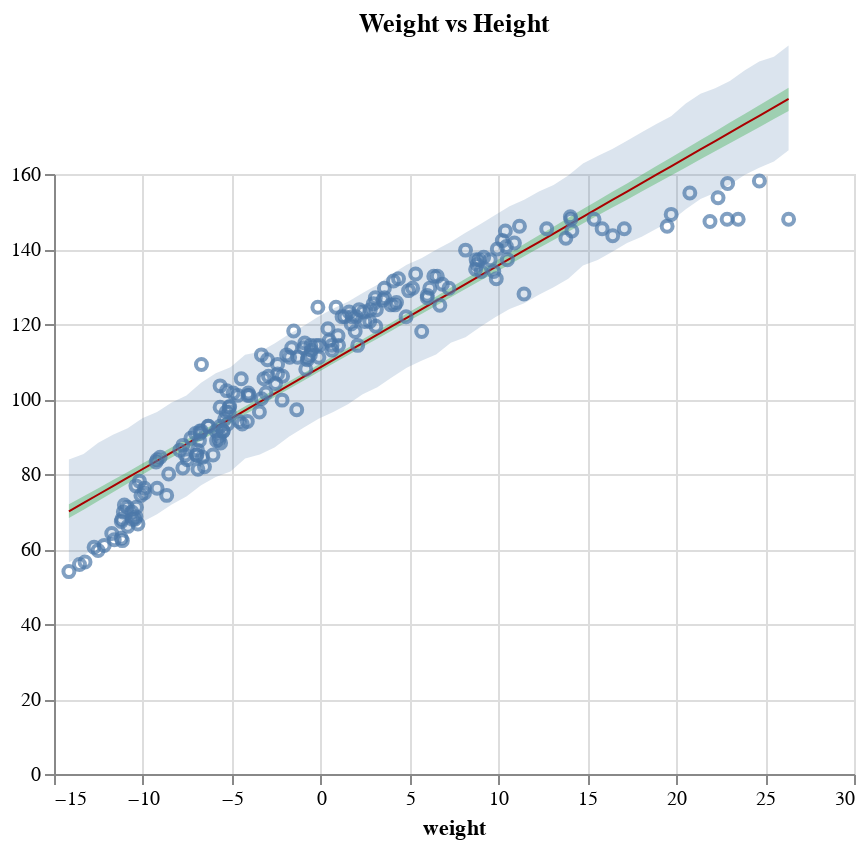

Write notebook code for a chart like this one.
### Code cell
compatibility_band = (
    alt.Chart(df)
    .encode(alt.X("weight"))
    .mark_area(opacity=0.3, color="#00AA00")
    .encode(alt.Y("mu_high", axis=alt.Axis(title=None)), alt.Y2("mu_low"))
)

prediction_band = (
    alt.Chart(df)
    .encode(alt.X("weight"))
    .mark_area(opacity=0.2)
    .encode(alt.Y("h_high"), alt.Y2("h_low"))
)

map_line = (
    alt.Chart(df)
    .mark_line(color="#AA0000", strokeWidth=1)
    .encode(x="weight", y="h_map")
)

# alt.layer(compatibility_band, prediction_band, data_chart)
compatibility_band + prediction_band + map_line + data_chart

### Figure 1 — Vega-Lite specification as saved in the notebook (floating-point values rounded to 4 significant figures; data arrays with more than 128 entries replaced by an {"elided": "..."} marker saying what was removed)
{"$schema": "https://vega.github.io/schema/vega-lite/v4.17.0.json", "config": {"view": {"continuousHeight": 300, "continuousWidth": 400}}, "data": {"name": "data-1e48824a9a5606d41b6b0671e4642d7a"}, "datasets": {"data-1e48824a9a5606d41b6b0671e4642d7a": [{"h_high": 83.85, "h_low": 56.45, "h_map": 70.05, "mu_high": 71.96, "mu_low": 68.26, "weight": -14.16}, {"h_high": 85.34, "h_low": 58.27, "h_map": 72.29, "mu_high": 74.05, "mu_low": 70.49, "weight": -13.34}, {"h_high": 88.37, "h_low": 60.96, "h_map": 74.53, "mu_high": 76.21, "mu_low": 72.81, "weight": -12.51}, {"h_high": 90.46, "h_low": 63.16, "h_map": 76.78, "mu_high": 78.37, "mu_low": 75.12, "weight": -11.68}, {"h_high": 92.23, "h_low": 64.33, "h_map": 79.02, "mu_high": 80.56, "mu_low": 77.46, "weight": -10.86}, {"h_high": 94.88, "h_low": 67.2, "h_map": 81.27, "mu_high": 82.78, "mu_low": 79.82, "weight": -10.03}, {"h_high": 96.55, "h_low": 69.24, "h_map": 83.51, "mu_high": 84.94, "mu_low": 82.11, "weight": -9.205}, {"h_high": 99.09, "h_low": 71.85, "h_map": 85.75, "mu_high": 87.1, "mu_low": 84.39, "weight": -8.378}, {"h_high": 100.9, "h_low": 74.01, "h_map": 88.0, "mu_high": 89.22, "mu_low": 86.62, "weight": -7.552}, {"h_high": 104.3, "h_low": 76.98, "h_map": 90.24, "mu_high": 91.4, "mu_low": 88.91, "weight": -6.726}, {"h_high": 106.9, "h_low": 79.19, "h_map": 92.49, "mu_high": 93.63, "mu_low": 91.25, "weight": -5.9}, {"h_high": 108.5, "h_low": 80.66, "h_map": 94.73, "mu_high": 95.8, "mu_low": 93.51, "weight": -5.074}, {"h_high": 111.8, "h_low": 84.1, "h_map": 96.97, "mu_high": 98.08, "mu_low": 95.86, "weight": -4.248}, {"h_high": 112.6, "h_low": 85.18, "h_map": 99.22, "mu_high": 100.3, "mu_low": 98.15, "weight": -3.421}, {"h_high": 114.8, "h_low": 87.07, "h_map": 101.5, "mu_high": 102.5, "mu_low": 100.4, "weight": -2.595}, {"h_high": 117.4, "h_low": 89.99, "h_map": 103.7, "mu_high": 104.8, "mu_low": 102.7, "weight": -1.769}, {"h_high": 119.5, "h_low": 92.39, "h_map": 106.0, "mu_high": 107.0, "mu_low": 105.0, "weight": -0.9428}, {"h_high": 122.0, "h_low": 94.72, "h_map": 108.2, "mu_high": 109.2, "mu_low": 107.2, "weight": -0.1166}, {"h_high": 124.2, "h_low": 96.54, "h_map": 110.4, "mu_high": 111.5, "mu_low": 109.5, "weight": 0.7096}, {"h_high": 125.9, "h_low": 98.61, "h_map": 112.7, "mu_high": 113.7, "mu_low": 111.7, "weight": 1.536}, {"h_high": 128.2, "h_low": 101.3, "h_map": 114.9, "mu_high": 116.0, "mu_low": 113.9, "weight": 2.362}, {"h_high": 130.4, "h_low": 103.1, "h_map": 117.2, "mu_high": 118.2, "mu_low": 116.1, "weight": 3.188}, {"h_high": 133.4, "h_low": 105.8, "h_map": 119.4, "mu_high": 120.5, "mu_low": 118.3, "weight": 4.014}, {"h_high": 135.8, "h_low": 108.3, "h_map": 121.7, "mu_high": 122.8, "mu_low": 120.5, "weight": 4.84}, {"h_high": 137.6, "h_low": 110.2, "h_map": 123.9, "mu_high": 125.1, "mu_low": 122.7, "weight": 5.667}, {"h_high": 139.8, "h_low": 111.8, "h_map": 126.1, "mu_high": 127.4, "mu_low": 124.9, "weight": 6.493}, {"h_high": 141.9, "h_low": 115.0, "h_map": 128.4, "mu_high": 129.7, "mu_low": 127.1, "weight": 7.319}, {"h_high": 144.4, "h_low": 116.5, "h_map": 130.6, "mu_high": 132.1, "mu_low": 129.3, "weight": 8.145}, {"h_high": 146.6, "h_low": 119.2, "h_map": 132.9, "mu_high": 134.3, "mu_low": 131.5, "weight": 8.971}, {"h_high": 149.0, "h_low": 121.7, "h_map": 135.1, "mu_high": 136.6, "mu_low": 133.7, "weight": 9.798}, {"h_high": 151.4, "h_low": 124.0, "h_map": 137.4, "mu_high": 139.0, "mu_low": 135.9, "weight": 10.62}, {"h_high": 153.1, "h_low": 125.5, "h_map": 139.6, "mu_high": 141.3, "mu_low": 138.1, "weight": 11.45}, {"h_high": 155.3, "h_low": 127.8, "h_map": 141.9, "mu_high": 143.6, "mu_low": 140.2, "weight": 12.28}, {"h_high": 157.0, "h_low": 129.8, "h_map": 144.1, "mu_high": 145.9, "mu_low": 142.4, "weight": 13.1}, {"h_high": 159.6, "h_low": 132.1, "h_map": 146.3, "mu_high": 148.3, "mu_low": 144.6, "weight": 13.93}, {"h_high": 162.8, "h_low": 135.6, "h_map": 148.6, "mu_high": 150.7, "mu_low": 146.8, "weight": 14.75}, {"h_high": 164.8, "h_low": 137.0, "h_map": 150.8, "mu_high": 152.9, "mu_low": 148.9, "weight": 15.58}, {"h_high": 166.7, "h_low": 139.2, "h_map": 153.1, "mu_high": 155.3, "mu_low": 151.1, "weight": 16.41}, {"h_high": 168.8, "h_low": 141.6, "h_map": 155.3, "mu_high": 157.5, "mu_low": 153.1, "weight": 17.23}, {"h_high": 171.1, "h_low": 143.3, "h_map": 157.6, "mu_high": 159.8, "mu_low": 155.3, "weight": 18.06}, {"h_high": 173.4, "h_low": 145.4, "h_map": 159.8, "mu_high": 162.2, "mu_low": 157.5, "weight": 18.89}, {"h_high": 175.4, "h_low": 147.5, "h_map": 162.1, "mu_high": 164.4, "mu_low": 159.6, "weight": 19.71}, {"h_high": 178.8, "h_low": 150.6, "h_map": 164.3, "mu_high": 166.7, "mu_low": 161.7, "weight": 20.54}, {"h_high": 181.4, "h_low": 153.3, "h_map": 166.5, "mu_high": 169.1, "mu_low": 163.9, "weight": 21.36}, {"h_high": 182.9, "h_low": 155.0, "h_map": 168.8, "mu_high": 171.4, "mu_low": 166.0, "weight": 22.19}, {"h_high": 184.8, "h_low": 157.1, "h_map": 171.0, "mu_high": 173.7, "mu_low": 168.2, "weight": 23.02}, {"h_high": 187.6, "h_low": 159.7, "h_map": 173.3, "mu_high": 176.0, "mu_low": 170.4, "weight": 23.84}, {"h_high": 190.0, "h_low": 161.7, "h_map": 175.5, "mu_high": 178.3, "mu_low": 172.5, "weight": 24.67}, {"h_high": 191.3, "h_low": 163.3, "h_map": 177.8, "mu_high": 180.7, "mu_low": 174.6, "weight": 25.5}, {"h_high": 194.3, "h_low": 166.4, "h_map": 180.0, "mu_high": 183.0, "mu_low": 176.8, "weight": 26.32}], "data-454c572b38d7c63e80695f5cf45ae9c9": {"elided": "192 records"}}, "layer": [{"encoding": {"x": {"field": "weight", "type": "quantitative"}, "y": {"axis": {"title": null}, "field": "mu_high", "type": "quantitative"}, "y2": {"field": "mu_low"}}, "mark": {"color": "#00AA00", "opacity": 0.3, "type": "area"}}, {"encoding": {"x": {"field": "weight", "type": "quantitative"}, "y": {"field": "h_high", "type": "quantitative"}, "y2": {"field": "h_low"}}, "mark": {"opacity": 0.2, "type": "area"}}, {"encoding": {"x": {"field": "weight", "type": "quantitative"}, "y": {"field": "h_map", "type": "quantitative"}}, "mark": {"color": "#AA0000", "strokeWidth": 1, "type": "line"}}, {"data": {"name": "data-454c572b38d7c63e80695f5cf45ae9c9"}, "encoding": {"x": {"field": "weight", "scale": {"domain": [-14.16, 26.32]}, "type": "quantitative"}, "y": {"field": "height", "scale": {"domain": [53.98, 158.1]}, "type": "quantitative"}}, "mark": "point", "title": "Weight vs Height"}]}
